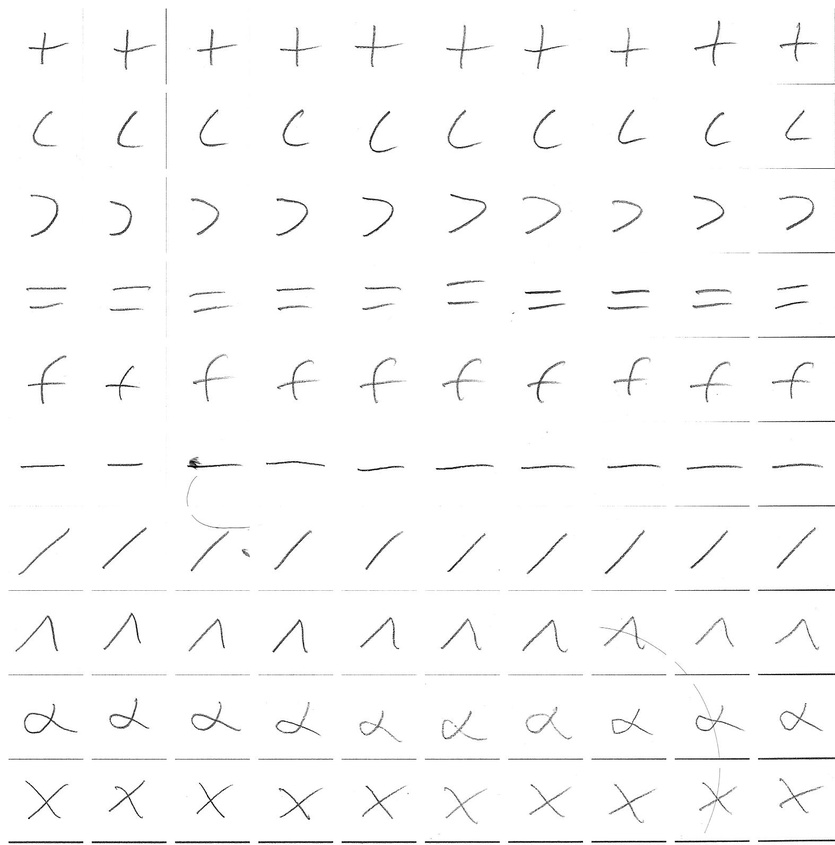
%> input picture proc_1.jpg, 835 x 845 px, shrunk from 1574 x 1592 before the run
$ octave segmenter.m   (GNU Octave 9; MATLAB toolbox functions it lacks are replaced by stand-ins)
%> lines starting %> are read from the running program, lines starting %| are printed output that depends on the picture; in (x1, y1, x2, y2) boxes, pixels count from 0 and x2, y2 are one past the last pixel; in counts of white or black regions, pixels touching at a corner belong together; the program's own positions count from 1
% This is a program for extracting objects from an image. Written for vehicle number     plate segmentation and extraction
% Authors : Jeny Rajan, Chandrashekar P S
% U can use attached test image for testing
% input - give the image file name as input. eg :- car3.jpg
clc;
clear all;
%k=input('Enter the file name','s'); % input image; color image
im=imread('proc_1.jpg');
%> im is the input picture: size 845x835 uint8; min 0, max 255, mean 250.6
 im1 = im(1:159,:);
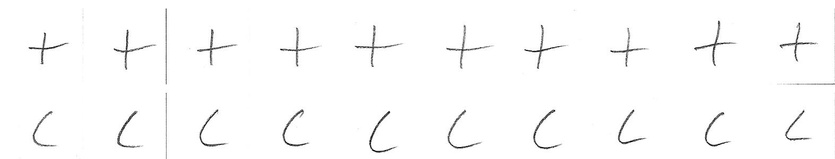
%> im1: size 159x835 uint8; min 0, max 255, mean 251.3
%im1=rgb2gray(im);
im1=medfilt2(im1,[3 3]); %Median filtering the image to remove noise%
BW = edge(im1,'sobel'); %finding edges
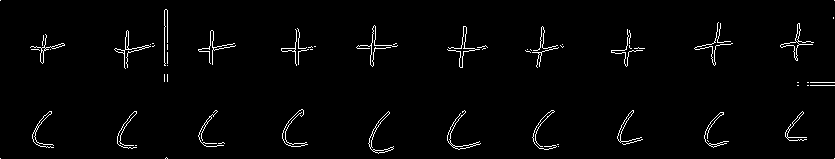
%> BW: size 159x835 logical; 2% white in thin lines or dots
[imx,imy]=size(BW);
%> imx = 159; imy = 835
msk=[0 0 0 0 0;
 0 1 1 1 0;
 0 1 1 1 0;
 0 1 1 1 0;
 0 0 0 0 0;];
B=conv2(double(BW),double(msk)); %Smoothing  image to reduce the number of connected     components
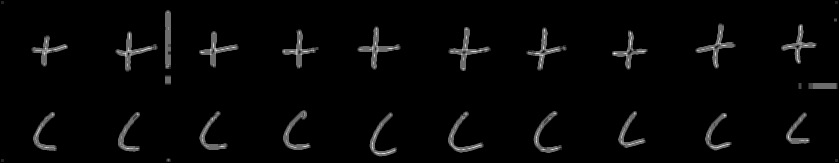
%> B: size 163x839 double; min 0, max 7, mean 0.174; drawn with min black and max white
L = bwlabel(B,8);% Calculating connected components
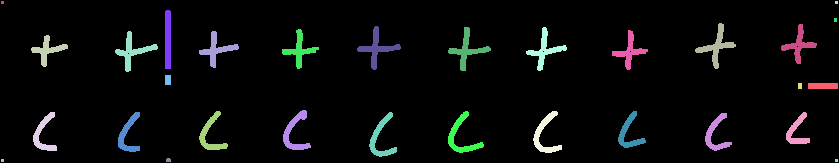
%> L: size 163x839 double; 31 distinct labels, from 0 to 30; one colour per label, 0 black
mx=max(max(L))
%> mx = 30
% There will be mx connected components.Here U can give a value between 1 and mx for L     or in a loop you can extract all connected components
% If you are using the attached car image, by giving 17,18,19,22,27,28 to L you can     extract the number plate completely.
[r,c] = find(L==17);
%> r = 413 values from 112 to 153; c = 413 values from 449 to 484
rc = [r c];
%> rc = 413 rows, first 12: [137 449; 138 449; 139 449; 140 449; 141 449; 142 449; 143 449; 144 449; 134 450; 135 450; 136 450; 137 450]
[sx sy]=size(rc);
%> sx = 413; sy = 2
n1=zeros(imx,imy);
for i=1:sx
x1=rc(i,1);
y1=rc(i,2);
n1(x1,y1)=255;
end % Storing the extracted image in an array
%> this loop made 413 passes
%> (x1, y1) on passes 1 to 3: (137, 449), (138, 449), (139, 449)
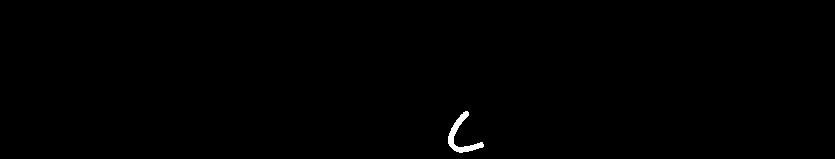
%> n1: size 159x835 double; 0.31% white; 1 white region, box (x1, y1, x2, y2) and area: (448, 111, 484, 153) 413
figure,imshow(im);
figure,imshow(im1);
figure,imshow(B);
%> after `imshow(B)`:
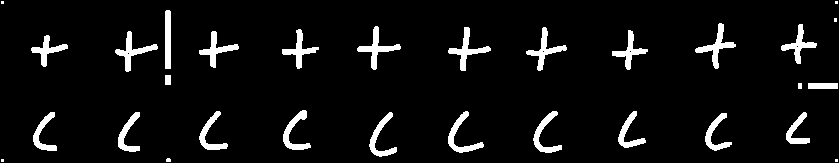
%> displayed picture: size 163x839, on the screen's scale of 0 to 255; 6.2% white; 30 white regions (6 under 20 px), largest, box (x1, y1, x2, y2) and area: (357, 26, 401, 70) 467, (448, 27, 491, 71) 463, (695, 23, 736, 69) 459
figure,imshow(n1,[]);

$ run again, with proc_10.jpg copied over proc_1.jpg
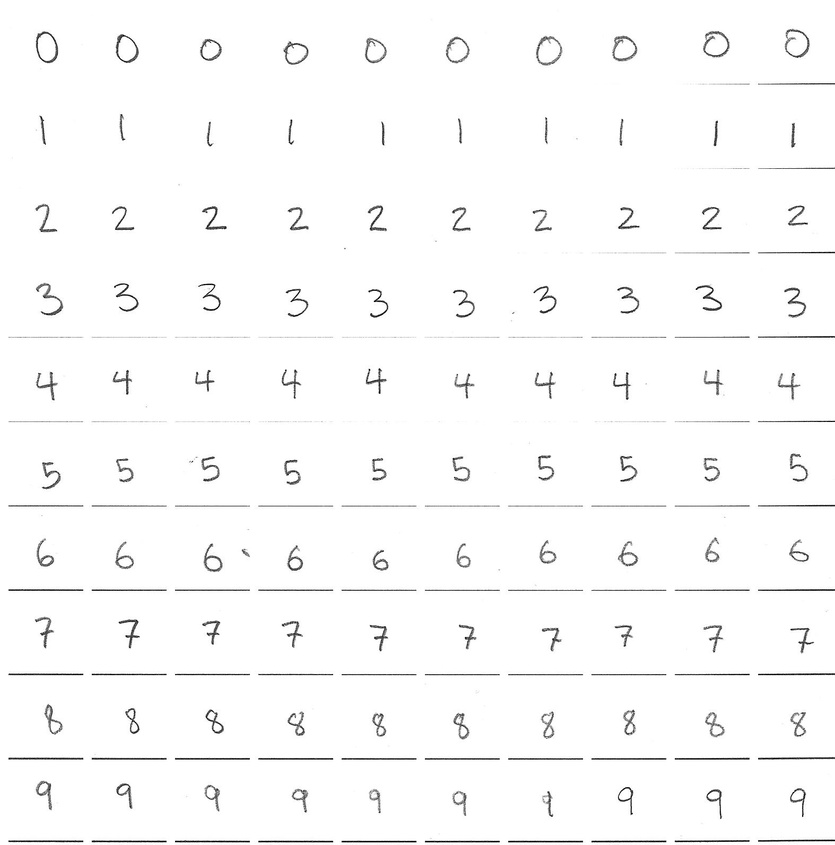
%> input picture proc_10.jpg, 835 x 845 px, shrunk from 1574 x 1592 before the run
%> im is the input picture: size 845x835 uint8; min 0, max 255, mean 250.1
%> BW: size 159x835 logical; 1.5% white in thin lines or dots
%> `L = bwlabel(B,8);`:
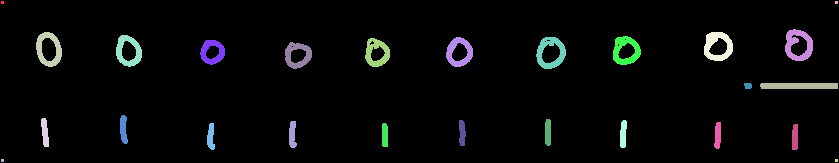
%> L: size 163x839 double; 27 distinct labels, from 0 to 26; one colour per label, 0 black
%> mx = 26
%> r = 458 values from 37 to 65; c = 458 values from 614 to 641
%> rc = 458 rows, first 12: [51 614; 52 614; 53 614; 54 614; 55 614; 56 614; 57 614; 58 614; 59 614; 60 614; 48 615; 49 615]
%> sx = 458; sy = 2
%> the loop `for i=1:sx` made 458 passes
%> (x1, y1) on passes 1 to 3: (51, 614), (52, 614), (53, 614)
%> `imshow(B)`:
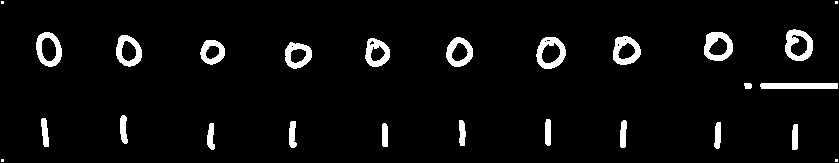
%> displayed picture: size 163x839, on the screen's scale of 0 to 255; 4.8% white; 26 white regions (4 under 20 px), largest, box (x1, y1, x2, y2) and area: (785, 29, 813, 61) 502, (536, 37, 566, 69) 487, (704, 32, 733, 61) 483

$ run again, with proc_2.jpg copied over proc_1.jpg
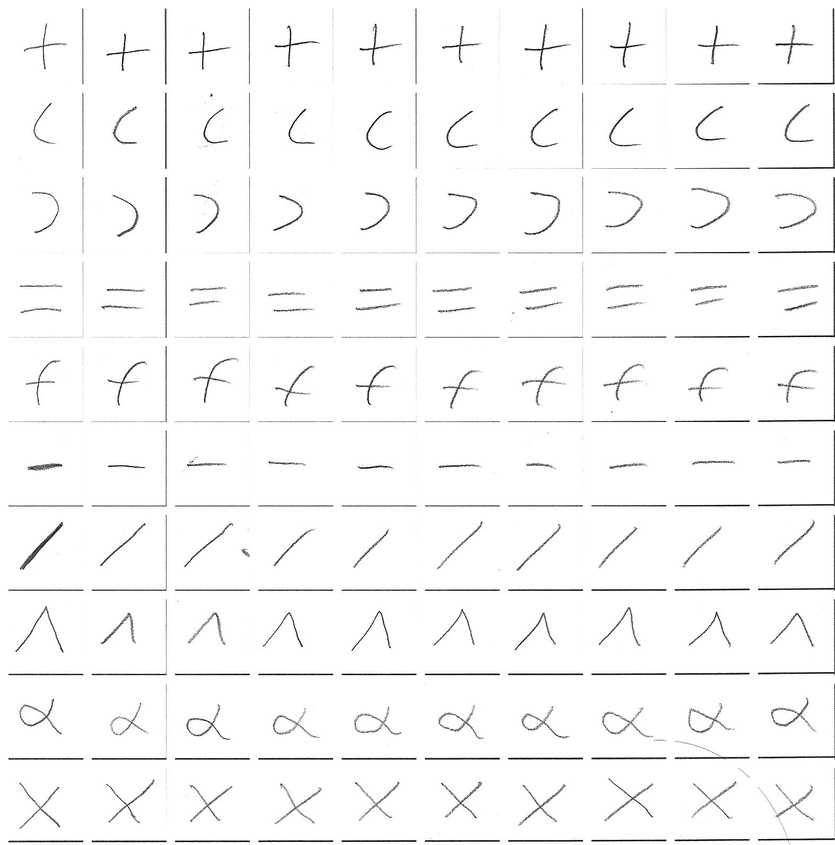
%> input picture proc_2.jpg, 835 x 845 px, shrunk from 1574 x 1592 before the run
%> im is the input picture: size 845x835 uint8; min 0, max 255, mean 248.6
%> BW: size 159x835 logical; 2.8% white in thin lines or dots
%> `L = bwlabel(B,8);`:
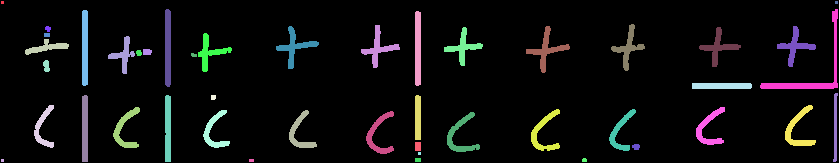
%> L: size 163x839 double; 46 distinct labels, from 0 to 45; one colour per label, 0 black
%> mx = 45
%> r = 377 values from 34 to 72; c = 377 values from 199 to 232
%> rc = 377 rows, first 12: [53 199; 54 199; 55 199; 56 199; 57 199; 53 200; 54 200; 55 200; 56 200; 57 200; 52 201; 53 201]
%> sx = 377; sy = 2
%> the loop `for i=1:sx` made 377 passes
%> (x1, y1) on passes 1 to 3: (53, 199), (54, 199), (55, 199)
%> `imshow(B)`:
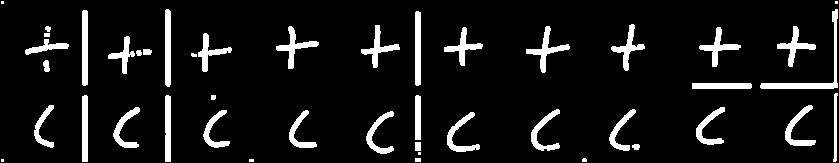
%> displayed picture: size 163x839, on the screen's scale of 0 to 255; 8.6% white; 45 white regions (6 under 20 px), largest, box (x1, y1, x2, y2) and area: (760, 9, 838, 89) 714, (526, 26, 570, 73) 475, (165, 9, 171, 87) 459

$ run again, with proc_3.jpg copied over proc_1.jpg
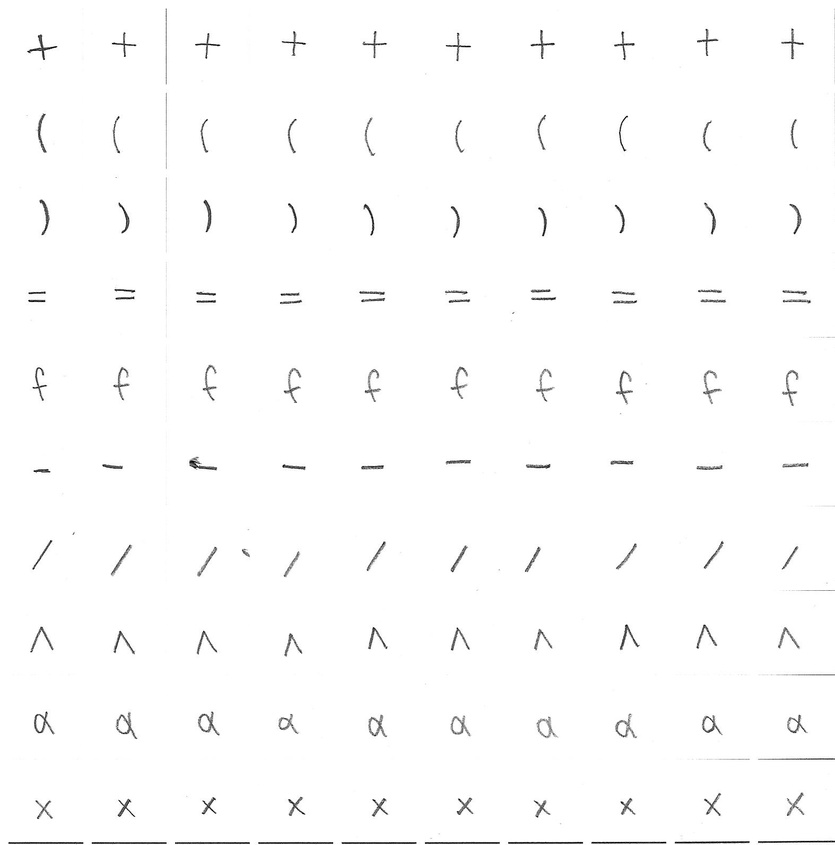
%> input picture proc_3.jpg, 835 x 845 px, shrunk from 1574 x 1592 before the run
%> im is the input picture: size 845x835 uint8; min 0, max 255, mean 252.2
%> BW: size 159x835 logical; 1.2% white in thin lines or dots
%> `L = bwlabel(B,8);`:
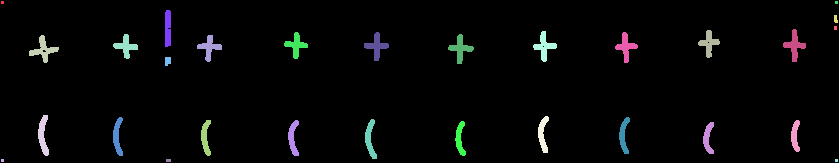
%> L: size 163x839 double; 30 distinct labels, from 0 to 29; one colour per label, 0 black
%> mx = 29
%> r = 201 values from 122 to 156; c = 201 values from 456 to 466
%> rc = 201 rows, first 12: [139 456; 140 456; 141 456; 131 457; 132 457; 133 457; 134 457; 135 457; 136 457; 137 457; 138 457; 139 457]
%> sx = 201; sy = 2
%> the loop `for i=1:sx` made 201 passes
%> (x1, y1) on passes 1 to 3: (139, 456), (140, 456), (141, 456)
%> `imshow(B)`:
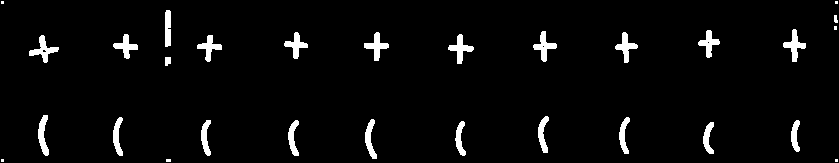
%> displayed picture: size 163x839, on the screen's scale of 0 to 255; 3.8% white; 29 white regions (6 under 20 px), largest, box (x1, y1, x2, y2) and area: (29, 35, 59, 63) 291, (448, 34, 474, 64) 286, (783, 29, 806, 62) 284
